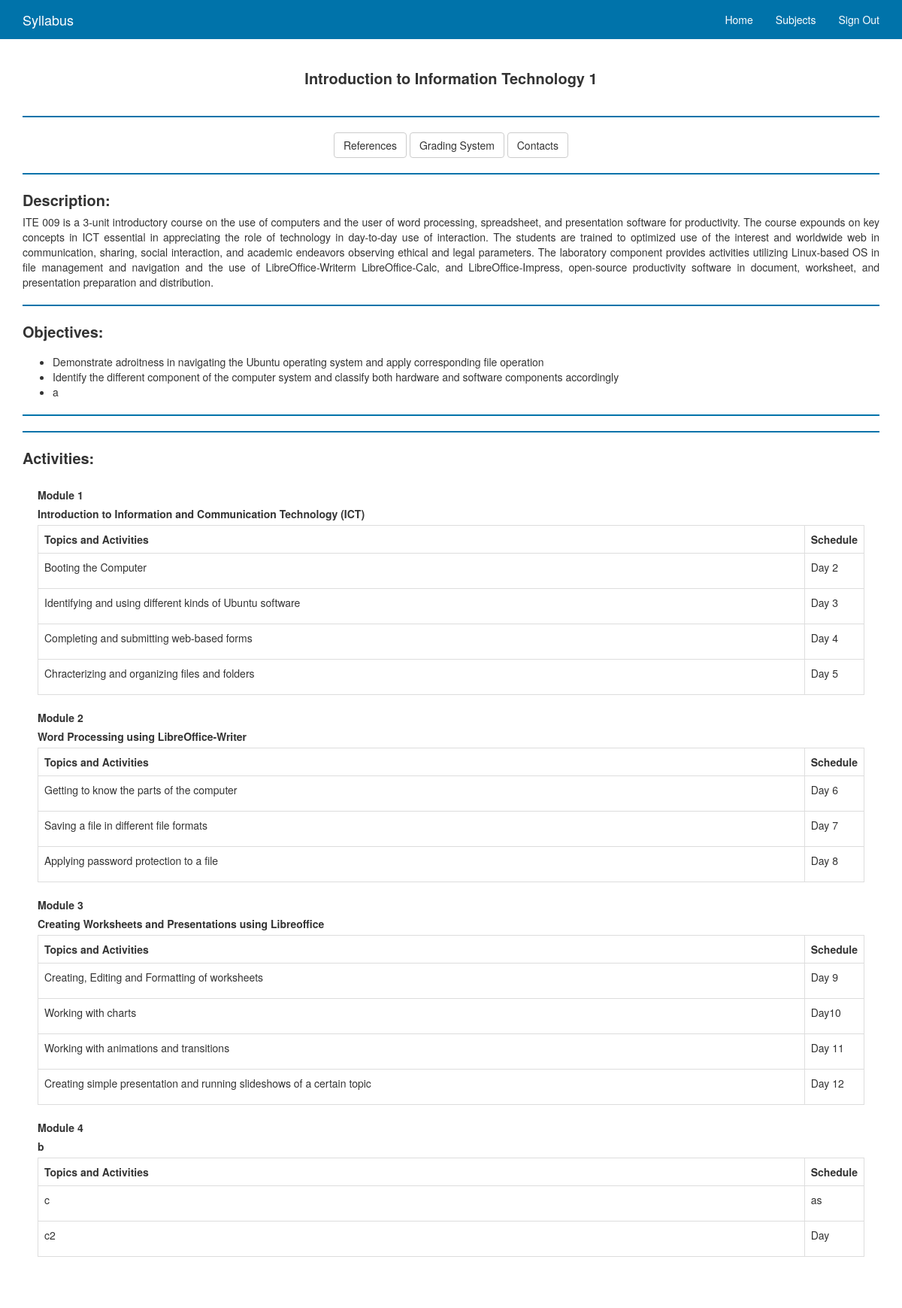
The page /syllabus.php?subid=3000001 on the database its author committed.
### tables this page shows
CREATE TABLE `syllabus` (
  `SUBJECT_ID` int(11) NOT NULL,
  `OBJECTIVE_ID` int(11) DEFAULT NULL,
  `MODULE_ID` int(11) DEFAULT NULL,
  `REFERENCE` int(11) DEFAULT NULL,
  `CONTACT` int(11) DEFAULT NULL
);

CREATE TABLE `subject` (
  `SUBJECT_ID` int(15) NOT NULL,
  `CODE` varchar(50) DEFAULT NULL,
  `TITLE` varchar(50) DEFAULT NULL,
  `COURSE` varchar(50) DEFAULT NULL,
  `DESCRIPTION` text
);

CREATE TABLE `objectives` (
  `OBJECTIVE_ID` varchar(50) DEFAULT NULL,
  `OBJECTIVE` text,
  `SUBJECT_ID` int(11) DEFAULT NULL
);

CREATE TABLE `modules` (
  `MODULE_ID` varchar(50) DEFAULT NULL,
  `MODULE_NO` int(11) DEFAULT NULL,
  `TITLE` text,
  `ACTIVITIES` varchar(50) DEFAULT NULL,
  `SUBJECT_ID` int(11) DEFAULT NULL
);

CREATE TABLE `activities` (
  `ACTIVITY_ID` varchar(50) DEFAULT NULL,
  `TITLE` text,
  `SCHEDULE` varchar(11) DEFAULT NULL,
  `MODULE_ID` varchar(50) DEFAULT NULL,
  `SUBJECT_ID` int(11) DEFAULT NULL
);

### syllabus.php (the view, shortened to what this page needs)
<?php
    $page = 'Syllabus';
    include_once('header.php');
    $query1 = mysqli_query($con, "SELECT * FROM SYLLABUS INNER JOIN SUBJECT ON SYLLABUS.SUBJECT_ID = SUBJECT.SUBJECT_ID WHERE SYLLABUS.SUBJECT_ID = '".$_SESSION['subid']."'");
    $row1 = mysqli_fetch_array($query1);
    if(mysqli_num_rows($query1) != 0){
?>
<div class="container  cont-syllabus">
    <div style="text-align: center">
        <div class="syllabus-title"><label class="subject-subname"><?php echo $row1['TITLE']?></label></div>
        <hr/>
        <button class="btn btn-default" onclick="location.href='reference.php?subid=<?php echo $_SESSION['subid'];?>'">References</button>
        <button class="btn btn-default" onclick="location.href='grading.php?subid=<?php echo $_SESSION['subid'];?>'">Grading System</button>
        <button class="btn btn-default" onclick="location.href='contact.php?subid=<?php echo $_SESSION['subid'];?>'">Contacts</button>
    </div>
    <hr/>
    <label class="subject-subname">Description:</label>
    <p class="subject-subdesc">
        <?php echo $row1['DESCRIPTION']?>
    </p>
    <hr/>
    <label class="subject-subname">Objectives:</label>
    <p>
        <ul>
            <?php
                $query2 = mysqli_query($con,"SELECT * FROM OBJECTIVES WHERE SUBJECT_ID = '".$_SESSION['subid']."'");
                while($row2 = mysqli_fetch_array($query2)){
            ?>
                <li><?php echo $row2['OBJECTIVE']?></li>
            <?php
                }
            ?>
        </ul>
            </p>
    <hr/><hr/>
    <label class="subject-subname">Activities:</label>
            <div class="syllabus-table">
                <?php
                    $query3 = mysqli_query($con,"SELECT * FROM MODULES WHERE SUBJECT_ID = '".$_SESSION['subid']."'");
                    while($row3 = mysqli_fetch_array($query3)){
                ?>
                <label>Module <?php echo $row3['MODULE_NO']?></label><br/>
                <label><?php echo $row3['TITLE']?></label><br/>
                    <table class="table table-hover table-bordered">
                        <tr>
                            <th>Topics and Activities</th>
                            <th style="width: 10px">Schedule</th>
                        </tr>
                        <?php
                            $query4 = mysqli_query($con,"SELECT * FROM ACTIVITIES WHERE MODULE_ID = '".$row3['MODULE_ID']."'");
                            while($row4 = mysqli_fetch_array($query4)){
                        ?>
                            <tr>
                                <td><p><?php echo $row4['TITLE']?></p></td>
                                <td><p><?php echo $row4['SCHEDULE']?></p></td>
                            </tr>
                        <?php
                            }
                        ?>
                    <table>
                <?php
                    }
                ?>
            </div>
</div>
<?php
    }
    else{
        echo '<div style="text-align: center"><h3>No Syllabus Found!</h3></div>';
    }
?>
<?php
    include_once('userfooter.php');
?>

### header.php (shortened to what this page needs)
<!DOCTYPE html>
<html lang="en" dir="ltr">
<head>
    <link href="css/bootstrap.min.css" rel="stylesheet" type="text/css" />
    <link href="datetimepicker/jquery.datetimepicker.min.css" rel="stylesheet">
    <link href="css/style.css" rel="stylesheet" type="text/css">
    <link rel="stylesheet" href="package/dist/sweetalert2.min.css">
</head>
<body>
    <nav class="navbar navbar-default navbar-fixed-top navbar-inverse">
        <div class="container">
            <div class="navbar-header">
                <a class="navbar-brand brand" href="#" href="#" style="color: white"><?php echo $page?></a>
            </div>
            <div id="navbar" class="navbar-collapse collapse">
                <ul class="nav navbar-nav navbar-right">
                    <li><a href="main.php?id=<?php echo $_SESSION['user'];?>" href="#" style="color: white">Home</a></li>
                    <li><a href="subjects.php" href="#" style="color: white">Subjects</a></li>
                    <li><a href="Signout.php" href="#" style="color: white">Sign Out</a></li>
                </ul>
            </div>
        </div>
    </nav>
    <br/><br/><br/><br/>

### userfooter.php (shortened to what this page needs)
</body>
</html>

### css/style.css (style rules this page uses)
html { position: relative; min-height: 100%; line-height: 1.15; -webkit-text-size-adjust: 100%; }
body { background-image: url(../images/bg5.jpg); background-attachment: fixed; background-size: cover; background-repeat: no-repeat; }
.navbar-fixed-top { background-color: rgb(0,115,170); border: 1px solid rgb(0,115,170); }
hr { border: 0.3px solid rgb(0,115,170); }
.syllabus-title { background-color: white; padding: 10px; border-radius: 5px; }
.cont-syllabus .syllabus-table { background-color: white; padding: 20px; border-radius: 5px }
.container .subject-subname { font-size: 20px; }
.container .subject-subdesc { text-align: justify; }
html { position: relative; min-height: 100%; }
body { margin-bottom: 60px; }

### rows shown on the page
syllabus: subject.TITLE "Introduction to Information Technology 1", subject.DESCRIPTION "ITE 009 is a 3-unit introductory course on the use of computers and the user of word processing, spreadsheet, and presentation software for productivity. The course expounds on key concepts in ICT essential in appreciating the role of technology in day-to-day use of interaction. The students are trained to optimized use of the interest and worldwide web in communication, sharing, social interaction, and academic endeavors observing ethical and legal parameters. The laboratory component provides activities utilizing Linux-based OS in file management and navigation and the use of LibreOffice-Writerm LibreOffice-Calc, and LibreOffice-Impress, open-source productivity software in document,…"
objectives: OBJECTIVE "Demonstrate adroitness in navigating the Ubuntu operating system and apply corresponding file operation"
objectives: OBJECTIVE "Identify the different component of the computer system and classify both hardware and software components accordingly"
objectives: OBJECTIVE "a"
modules: MODULE_NO "1", TITLE "Introduction to Information and Communication Technology (ICT)"
activities: TITLE "Booting the Computer", SCHEDULE "Day 2"
activities: TITLE "Identifying and using different kinds of Ubuntu software", SCHEDULE "Day 3"
activities: TITLE "Completing and submitting web-based forms", SCHEDULE "Day 4"
activities: TITLE "Chracterizing and organizing files and folders", SCHEDULE "Day 5"
modules: MODULE_NO "2", TITLE "Word Processing using LibreOffice-Writer"
activities: TITLE "Getting to know the parts of the computer", SCHEDULE "Day 6"
activities: TITLE "Saving a file in different file formats", SCHEDULE "Day 7"
activities: TITLE "Applying password protection to a file", SCHEDULE "Day 8"
modules: MODULE_NO "3", TITLE "Creating Worksheets and Presentations using Libreoffice"
activities: TITLE "Creating, Editing and Formatting of worksheets", SCHEDULE "Day 9"
activities: TITLE "Working with charts", SCHEDULE "Day10"
activities: TITLE "Working with animations and transitions", SCHEDULE "Day 11"
activities: TITLE "Creating simple presentation and running slideshows of a certain topic", SCHEDULE "Day 12"
modules: MODULE_NO "4", TITLE "b"
activities: TITLE "c", SCHEDULE "as"
activities: TITLE "c2", SCHEDULE "Day"

### other values the page prints
$page "Syllabus"
